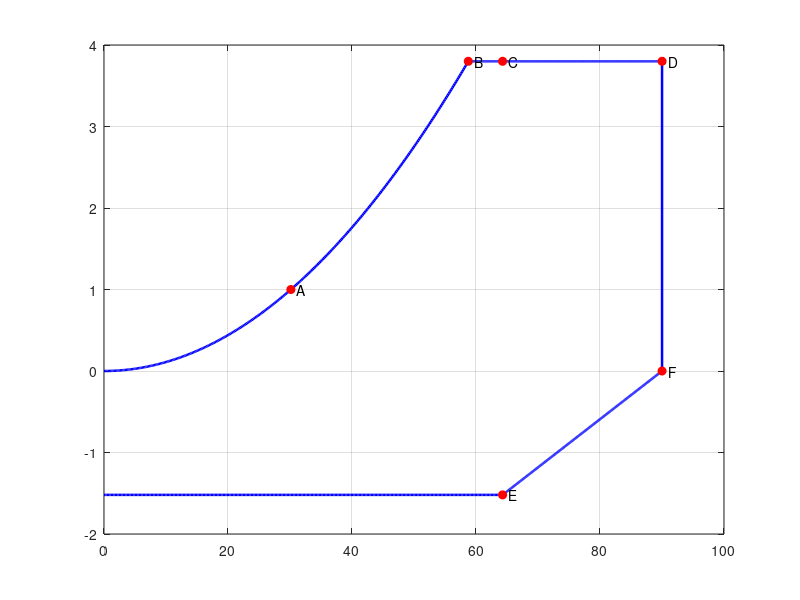

Source code (MATLAB): (Note: this script raises an error after producing the figure.)
%% Kintamieji parametrai
close all
clear
clc

% Duoti parametrai
m = 1700;           % [kg]
p_load = 70;        % max ikrovimas i sparna [kg/m^2]
n_e = 7;            % eksploatacinis perkrovos koeficientas
AR = 7;             % sparno proilgis
lam = 1.15;         % sparno susiaurejimas (C_root / C_tip)
H_sp = 1.0;         % spyrio aukstis [m]
L_sp = 1.5;         % spyrio ilgis [m]
g = 9.81;           % gravitacija [m/s^2]

t_prof = 11;        % sparno profilio storis [%]
f = 1.5;            % atsargos koeficientas

% Kuro bako duomenys
L_kuro = 1.500;     % [m]
H_kuro = 0.128067;  % [m]
w_kuro = 1.036687;  % [m]

%% 2.1 Sparno geometriniai parametrai (pagal pavyzdi)

% 1) Sparno plotas
S = m / p_load;                     % [m^2]

% 2) Sparno mostas
b = sqrt(S * AR);                   % [m]

% 3) Puses mostas
L = b / 2;                          % [m]

% 4) Galine styga
% Is trapecinio sparno ploto formules:
C_tip = (2 * S) / ((lam + 1) * b);  % [m]

% 5) Saknine styga
C_root = lam * C_tip;               % [m]

% 6) Styga ties spyriu

x = (C_root - C_tip) / 2;           % [m]
y = (L_sp * x) / L;                 % [m]
C_sp = C_tip + 2 * y;               % [m]

% Tas pats butu ir taip:
% C_sp = C_root - (C_root - C_tip)*(L_sp/L);

% 7) Maksimalus profilio storis ties spyriu
H_lonz = (t_prof / 100) * C_sp;     % [m]

% 8) Spyrio kampas
alpha_rad = atan(H_sp / L_sp);      % [rad]
alpha_deg = rad2deg(alpha_rad);     % [deg]



%% Kuro bako skaiciavimas

V_kuro = H_kuro * w_kuro * L_kuro;  % [m^3]
litrai = V_kuro * 1000;             % [L]

%% Rezultatu isvedimas

fprintf('\nAPSKAICIUOTA SPARNO GEOMETRIJA:\n')
fprintf('----------------------------------------\n')
fprintf('Sparno plotas S = %.3f m^2\n', S)
fprintf('Sparno mostas b = %.3f m\n', b)

fprintf('\nSTYGOS:\n')
fprintf('Saknine styga C_root = %.3f m\n', C_root)
fprintf('Styga ties spyriu C_sp = %.3f m\n', C_sp)
fprintf('Galine styga C_tip = %.3f m\n', C_tip)

fprintf('\nSPYRIS:\n')
fprintf('Spyrio kampas = %.3f rad\n', alpha_rad)
fprintf('Spyrio kampas = %.3f deg\n', alpha_deg)

fprintf('\nKURO BAKAS:\n')
fprintf('Kuro bako turis = %.3f m^3\n', V_kuro)
fprintf('Kuro kiekis = %.3f L\n', litrai)

%% Perkrovu ir greiciu skaiciavimas

rho = 1.225;                  % [kg/m^3]

% Trukstami dydziai
W_N = m * g;                  % [N]
W_kN = W_N / 1000;            % [kN]
n_sk = n_e * f;               % [-]
L_free = L - L_sp;            % [m]

% Vienetu konvertavimas i imperial (CS-23 formulems)
N_to_lbf = 0.224809;
m2_to_ft2 = 10.7639;
kt_to_ms = 0.514444;
ms_to_kt = 1.94384;

W_lbf = W_N * N_to_lbf;       % [lbf]
S_ft2 = S * m2_to_ft2;        % [ft^2]
WS_imp = W_lbf / S_ft2;       % [lbf/ft^2]

% Ribines perkrovos
n_pos = 2.1 + 24000 / (W_lbf + 10000);
n_pos = min(n_pos, 3.8);
n_neg = -0.4 * n_pos;

% Greiciai
Vc_kt = 33 * sqrt(WS_imp);    % [kt]
Vc = Vc_kt * kt_to_ms;        % [m/s]

Vd = 1.40 * Vc;               % [m/s]
Vd_kt = Vd * ms_to_kt;        % [kt]

% CLmax is XFLR5, apskaiciuok ir Vs bei Va
CLmax = 1.234;                 % <-- pakeisti i reiksme is XFLR5
Vs = sqrt((2 * W_N) / (rho * S * CLmax));   % [m/s]
Va = Vs * sqrt(n_pos);                       % [m/s]

% Isvedimas
fprintf('\nPERKROVOS IR GREICIAI:\n')
fprintf('----------------------------------------\n')
fprintf('W = %.3f kN\n', W_kN)
fprintf('W/S = %.3f lbf/ft^2\n', WS_imp)
fprintf('n_pos = %.3f\n', n_pos)
fprintf('n_neg = %.3f\n', n_neg)
fprintf('Vs = %.3f m/s\n', Vs)
fprintf('Va = %.3f m/s\n', Va)
fprintf('Vc = %.3f m/s (%.3f kt)\n', Vc, Vc_kt)
fprintf('Vd = %.3f m/s (%.3f kt)\n', Vd, Vd_kt)

%% V-n gaubiamoji

% Teigiama smukos kreive iki Va
V1 = linspace(0, Va, 300);
n1 = (V1 ./ Vs).^2;

% Virsutine horizontali atkarpa nuo Va iki Vd
V2 = linspace(Va, Vd, 300);
n2 = n_pos * ones(size(V2));

% Neigiama horizontali atkarpa iki Vc
V3 = linspace(0, Vc, 300);
n3 = n_neg * ones(size(V3));

% Neigiama tiesine atkarpa nuo Vc iki Vd, mazejanti iki 0
V4 = linspace(Vc, Vd, 300);
n4 = n_neg * (1 - (V4 - Vc) / (Vd - Vc));

% Pagrindiniai taskai
A = [Vs, 1];
B = [Va, n_pos];
C = [Vc, n_pos];
D = [Vd, n_pos];
E = [Vc, n_neg];
F = [Vd, 0];

% Flight envelope braizymas
figure;
hold on
grid on
box on

% Kreives
plot(V1, n1, 'b', 'LineWidth', 1.8)
plot(V2, n2, 'b', 'LineWidth', 1.8)
plot(V3, n3, 'b', 'LineWidth', 1.8)
plot(V4, n4, 'b', 'LineWidth', 1.8)

% Vertikali uzdarymo linija ties Vd
plot([Vd Vd], [0 n_pos], 'b', 'LineWidth', 1.8)

% Taskai
plot(A(1), A(2), 'ro', 'MarkerFaceColor', 'r')
plot(B(1), B(2), 'ro', 'MarkerFaceColor', 'r')
plot(C(1), C(2), 'ro', 'MarkerFaceColor', 'r')
plot(D(1), D(2), 'ro', 'MarkerFaceColor', 'r')
plot(E(1), E(2), 'ro', 'MarkerFaceColor', 'r')
plot(F(1), F(2), 'ro', 'MarkerFaceColor', 'r')

% Tasku pavadinimai
text(A(1), A(2), '  A', 'FontSize', 10)
text(B(1), B(2), '  B', 'FontSize', 10)
text(C(1), C(2), '  C', 'FontSize', 10)
text(D(1), D(2), '  D', 'FontSize', 10)
text(E(1), E(2), '  E', 'FontSize', 10)
text(F(1), F(2), '  F', 'FontSize', 10)

% Pagalbines linijos
yline(0, 'k-')
yline(1, '--k')
xline(Vs, '--k')
xline(Va, '--k')
xline(Vc, '--k')
xline(Vd, '--k')

xlabel('Greitis V [m/s]')
ylabel('Perkrovos koeficientas n')
title('Orlaivio manevrine V-n gaubiamoji')

xlim([0, 1.1*Vd])
ylim([1.2*n_neg, 1.2*n_pos])

hold off
%% Grafikai
% Plot distributed lift load q(y) over the wing from XFLR5 export
% Put your XFLR5 txt data into a file, e.g. 'xflr5_results.txt'

rho = 1.225;     % air density [kg/m^3]
V   = 123.7;     % flight speed [m/s]
qInf = 0.5 * rho * V^2;

filename = 'D:/MainWing_a=8.50_v=123.70ms.csv';

% perskaityti .csv failą
data = readmatrix(filename, 'FileType', 'text');

% stulpelių ID nr
col_y     = 1;   % y-span
col_chord = 2;   % Chord
col_Cl    = 4;   % Cl
col_BM    = 12;  % BM

y     = data(:, col_y);
chord = data(:, col_chord);
Cl    = data(:, col_Cl);
BM = data(:, col_BM);

% panaikinti visus kitus stulpelius
valid = ~isnan(y) & ~isnan(chord) & ~isnan(Cl) & ~isnan(BM);
y     = y(valid);
chord = chord(valid);
Cl    = Cl(valid);
BM    = BM(valid);

% išrikiuoti pagal y
[y, idx] = sort(y);
chord = chord(idx);
Cl    = Cl(idx);
BM    = BM(idx);

% q [N/m]
q = qInf .* chord .* Cl;

% grafikas
figure;
plot(y, q, 'LineWidth', 1.5);
grid on;
xlabel('Spanwise position y [m]');
ylabel('Distributed load q(y) [N/m]');
title('Wing load distribution');

% lenkimo momentas
figure;
plot(y, BM, 'LineWidth', 1.5);
grid on;
xlabel('Spanwise position y [m]');
ylabel('Bending moment M(y) [N m]');
title('Wing bending moment diagram');

% galutinis
figure;
subplot(2,1,1);
plot(y, q, 'LineWidth', 1.5);
grid on;
xlabel('Spanwise position y [m]');
ylabel('q(y) [N/m]');
title('Wing load distribution');

subplot(2,1,2);
plot(y, BM, 'LineWidth', 1.5);
grid on;
xlabel('Spanwise position y [m]');
ylabel('M(y) [N m]');
title('Wing bending moment diagram');
